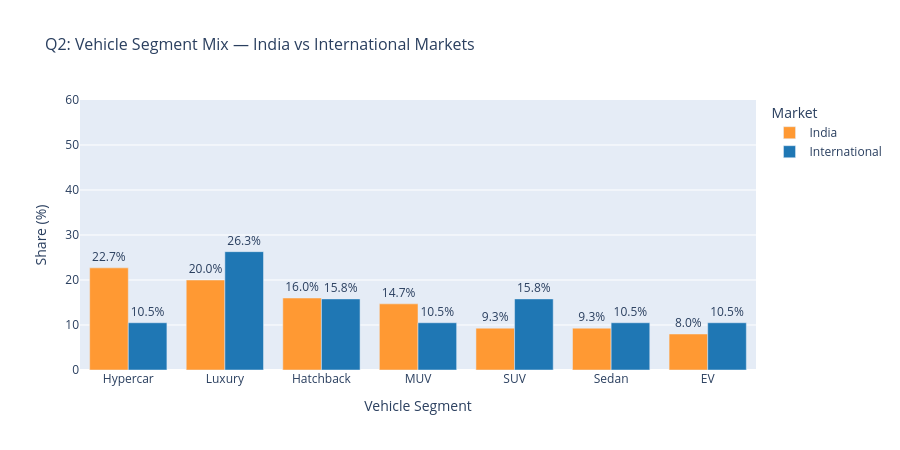

Here is the notebook cell this chart was saved with:
### Code cell
# Segment mix — India vs Global
def segment_mix(df, label):
    seg = df['segment'].value_counts().reset_index()
    seg.columns = ['segment', 'count']
    seg['market'] = label
    seg['pct'] = (seg['count'] / seg['count'].sum() * 100).round(1)
    return seg

india_seg  = segment_mix(india,   'India')
global_seg = segment_mix(global_, 'International')
combined   = pd.concat([india_seg, global_seg], ignore_index=True)

fig4 = px.bar(
    combined,
    x='segment',
    y='pct',
    color='market',
    barmode='group',
    title='Q2: Vehicle Segment Mix — India vs International Markets',
    labels={
        'segment': 'Vehicle Segment',
        'pct':     'Share (%)',
        'market':  'Market'
    },
    color_discrete_map={
        'India':         '#FF9933',
        'International': '#1f77b4'
    },
    text='pct'
)

fig4.update_traces(texttemplate='%{text:.1f}%', textposition='outside')
fig4.update_layout(
    height=450,
    title_font_size=16,
    yaxis=dict(range=[0, 60])
)
fig4.show()

### Figure 1 — Plotly figure (JSON) as saved in the notebook; plotly's stock layout.template omitted (floating-point values rounded to 4 significant figures)
{"data": [{"alignmentgroup": "True", "hovertemplate": "Market=India<br>Vehicle Segment=%{x}<br>Share (%)=%{text}<extra></extra>", "legendgroup": "India", "marker": {"color": "#FF9933", "pattern": {"shape": ""}}, "name": "India", "offsetgroup": "India", "orientation": "v", "showlegend": true, "text": [22.7, 20.0, 16.0, 14.7, 9.3, 9.3, 8.0], "textposition": "outside", "texttemplate": "%{text:.1f}%", "type": "bar", "x": ["Hypercar", "Luxury", "Hatchback", "MUV", "SUV", "Sedan", "EV"], "xaxis": "x", "y": [22.7, 20.0, 16.0, 14.7, 9.3, 9.3, 8.0], "yaxis": "y"}, {"alignmentgroup": "True", "hovertemplate": "Market=International<br>Vehicle Segment=%{x}<br>Share (%)=%{text}<extra></extra>", "legendgroup": "International", "marker": {"color": "#1f77b4", "pattern": {"shape": ""}}, "name": "International", "offsetgroup": "International", "orientation": "v", "showlegend": true, "text": [26.3, 15.8, 15.8, 10.5, 10.5, 10.5, 10.5], "textposition": "outside", "texttemplate": "%{text:.1f}%", "type": "bar", "x": ["Luxury", "Hatchback", "SUV", "EV", "Hypercar", "MUV", "Sedan"], "xaxis": "x", "y": [26.3, 15.8, 15.8, 10.5, 10.5, 10.5, 10.5], "yaxis": "y"}], "layout": {"barmode": "group", "height": 450, "legend": {"title": {"text": "Market"}, "tracegroupgap": 0}, "title": {"font": {"size": 16}, "text": "Q2: Vehicle Segment Mix — India vs International Markets"}, "xaxis": {"anchor": "y", "domain": [0, 1], "title": {"text": "Vehicle Segment"}}, "yaxis": {"anchor": "x", "domain": [0, 1], "range": [0, 60], "title": {"text": "Share (%)"}}}}
